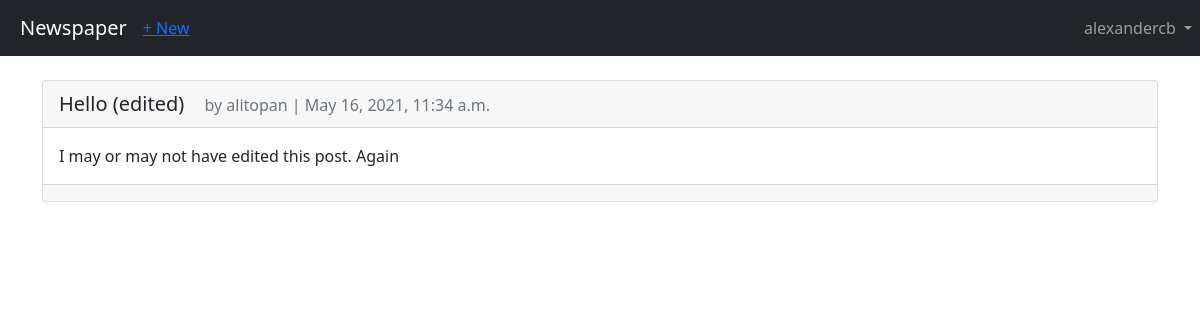
The page /viewarticles/ (signed in) on the database its author committed.
### account/models.py (models this page shows)
class Contributor(AbstractUser):
    GENDER_CHOICES = (
        ("M","Male"),
        ("F","Female"),
        ("U","Undisclosed"),
    )
    age = models.PositiveIntegerField(default=0)
    gender = models.CharField(max_length=1,choices=GENDER_CHOICES,default="M")

### articles/models.py (models this page shows, shortened)
class Article(models.Model):
    title = models.CharField(max_length=70)
    body = models.TextField()
    date = models.DateTimeField(auto_now_add=True)
    author = models.ForeignKey(settings.AUTH_USER_MODEL,on_delete=models.CASCADE,related_name="article",null=True)

### articles/views.py (the view)
# urls.py: path("viewarticles/",views.viewArticle,name="viewArticle"),
def viewArticle(response):
    articleLst = Article.objects.all()
    return render(response,"articles/viewarticle.html",{"lst":articleLst})

### articles/templates/articles/viewarticle.html (shortened to what this page needs)
{% extends "pages/base.html" %}
{% block content %}
{% for article in lst %}
    <div class="card">
        <div class="card-header">
            <span class="font-weight-bold"><a href="/article/{{article.id}}" class="navbar-brand text-dark">{{article.title}}</a></span>
            <span class="text-muted">by {{article.author}} | {{article.date}}</span>
        </div>
        <div class="card-body">
            {{article.body}}
        </div>
        <div class="card-footer text-center text-muted">
        </div>
    </div>
    <br/>
{% endfor %}
{% endblock %}

### pages/templates/pages/base.html (shortened to what this page needs)
<!DOCTYPE html>
<head>
    <link href="https://cdn.jsdelivr.net/npm/bootstrap@5.0.1/dist/css/bootstrap.min.css" rel="stylesheet">
</head>
<body>
    <nav class="navbar navbar-expand-md navbar-dark bg-dark mb-4">
        <a class="navbar-brand stupidtitle" href="/">Newspaper</a>
        {% if user.is_authenticated %}
        <ul class="navbar-nav mr-auto">
            <li class="nav-item"><a href="/create">+ New</a></li>
        </ul>
        {% endif %}
        <div class="collapse navbar-collapse" id="navbarCollapse">
            {% if user.is_authenticated %}
            <ul class="navbar-nav ms-auto">
                <li class="nav-item">
                    <a class="nav-link dropdown-toggle" href="#" id="userMenu" data-toggle="dropdown" aria-haspopup="true" aria-expanded="false">
                        {{user.username}}
                    </a>
                </li>
            </ul>
            {% else %}
            <form class="form-inline ms-auto">
                <a href="/login" class="btn btn-outline-secondary">Log in</a>
                <a href="/signup" class="btn btn-primary ml-2">Sign up</a>
            </form>
            {% endif %}
        </div>
    </nav>
    <main>
        <div class="container">
        {% block content %}
        {% endblock %}
        </div>
    </main>
</body>

### pages/templates/pages/base.html (style rules this page uses)
.stupidtitle { margin-left:20px; }

### rows shown on the page
Contributor: username "alexandercb"
Article: title "Hello (edited)", author "alitopan", date "May 16, 2021, 11:34 a.m.", body "I may or may not have edited this post. Again"
